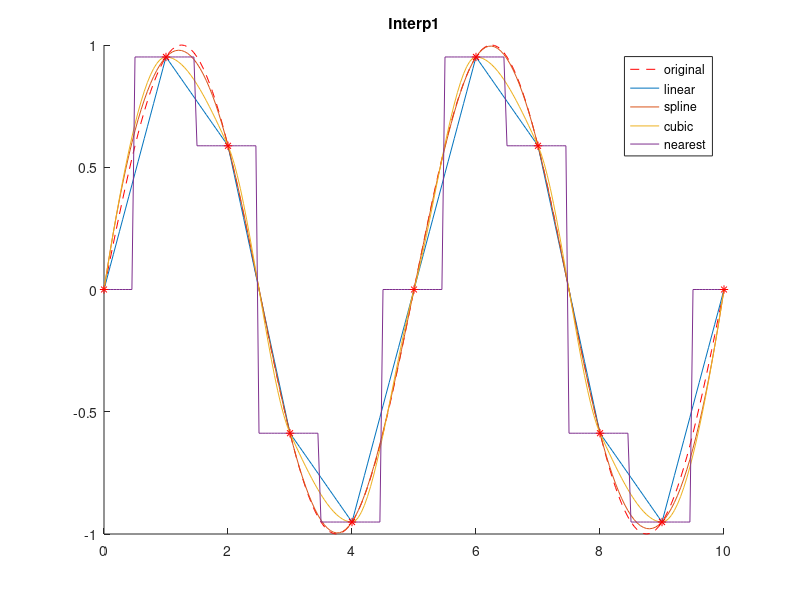
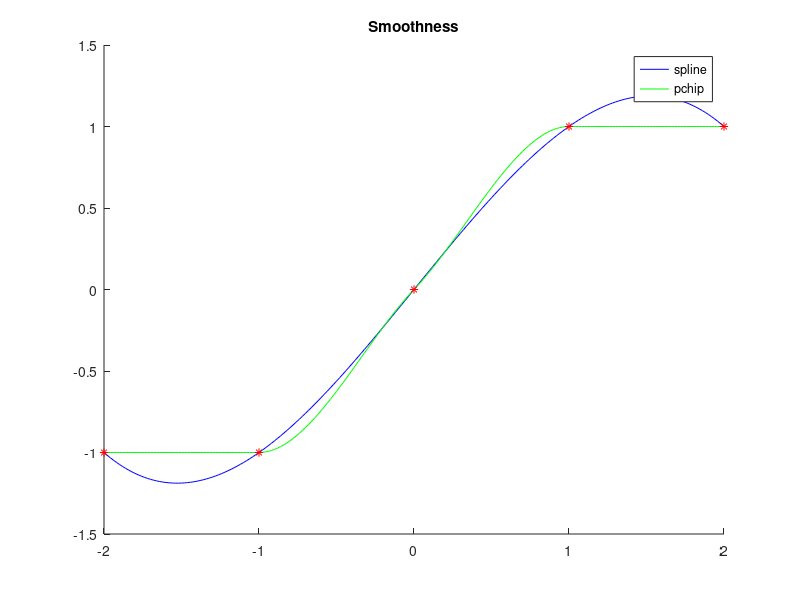
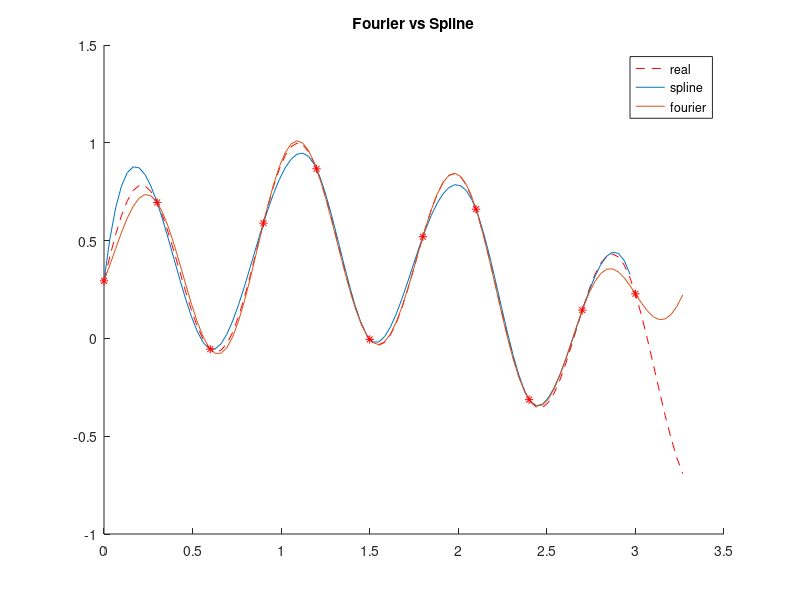
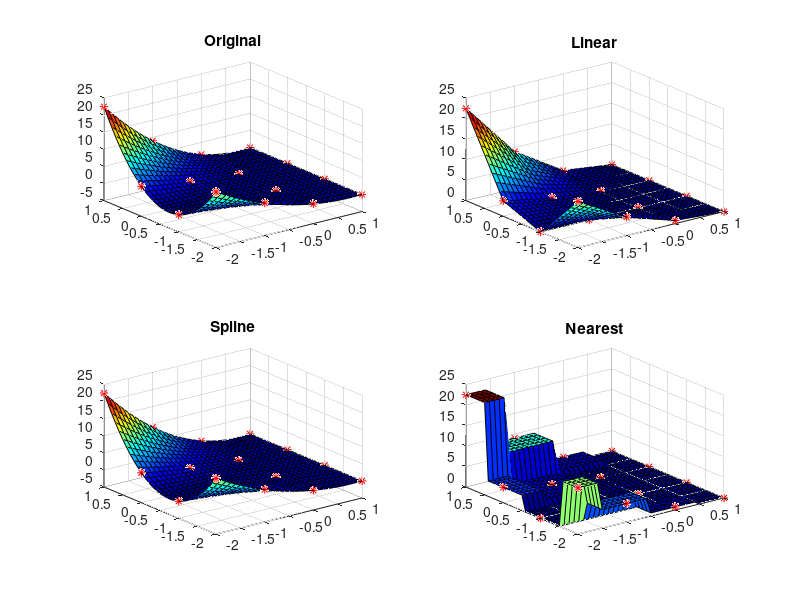

Source code (MATLAB) for these figures, in order:
% Interpolation

xf = 0 : 0.05 : 10;
yf = sin(2 * pi * xf / 5);
xp = 0 : 10;
yp = sin(2 * pi * xp / 5);

lin = interp1(xp, yp, xf);
spl = interp1(xp, yp, xf, 'spline');
cub = interp1(xp, yp, xf, 'cubic');
near = interp1(xp, yp, xf, 'nearest');

figure(1);
hold on;
plot(xf, yf, "--r");
plot(xf, lin);
plot(xf, spl);
plot(xf, cub);
plot(xf, near);
plot(xp, yp, "r*");
legend("original", "linear", "spline", "cubic", "nearest");
title("Interp1");
hold off;
print("IMG/28_Interpolation/01_interp1.png");


t = -2:2;
y = sign(t);
x = -2:0.02:2;
ys = interp1(t, y, x, 'spline');
yp = interp1(t, y, x, 'pchip');
figure(2);
hold on;
plot(x, ys, "b");
plot(x, yp, "g");
plot(t, y, "r*");
legend("spline", "pchip");
title("Smoothness");
hold off;
print("IMG/28_Interpolation/02_smoothness.png");


t = 0 : 0.3 : pi;
dt = t(2) - t(1);
ti = t(1) + [0 : 99] * dt * length(t) / 100;
y = sin(4 * t + 0.3) .* cos(3 * t - 0.1);
yi = sin(4 * ti + 0.3) .* cos(3 * ti - 0.1);

figure(3);
hold on;
plot(ti, yi, "--r");
plot(ti, interp1(t, y, ti, "spline"));
plot(ti, interpft(y, 100));
plot(t, y, "r*");
legend("real", "spline", "fourier");
title("Fourier vs Spline");
hold off;
print("IMG/28_Interpolation/03_fourier.png");


[X, Y] = meshgrid(-2:1);
Z = (X - 1) .* (Y + 0.5) .* (X - 0.5) .* (Y + 1);
[x, y] = meshgrid(-2:0.1:1);
z = interp2(X, Y, Z, x, y, 'linear');

figure(4);
colormap jet;
subplot(2, 2, 1);
plot3(X, Y, Z, "r*");
hold on;
z = (x - 1) .* (y + 0.5) .* (x - 0.5) .* (y + 1);
surface(x, y, z);
grid on;
title("Original");
hold off;

subplot(2, 2, 2);
plot3(X, Y, Z, "r*");
hold on;
z = interp2(X, Y, Z, x, y, 'linear');
surface(x, y, z);
grid on;
title("Linear");
hold off;

subplot(2, 2, 3);
plot3(X, Y, Z, "r*");
hold on;
z = interp2(X, Y, Z, x, y, 'spline');
surface(x, y, z);
grid on;
title("Spline");
hold off;

subplot(2, 2, 4);
plot3(X, Y, Z, "r*");
hold on;
z = interp2(X, Y, Z, x, y, 'nearest');
surface(x, y, z);
grid on;
title("Nearest");
hold off;
print("IMG/28_Interpolation/04_interp2.png");


